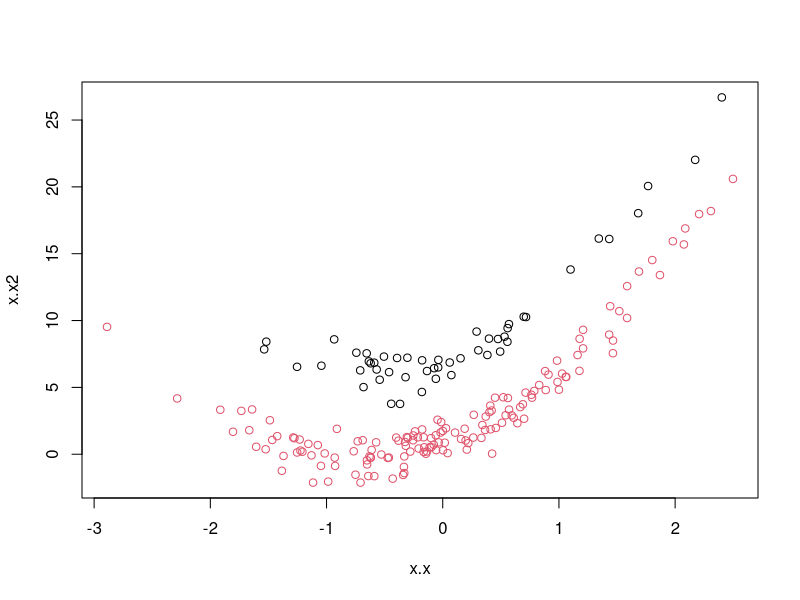

Generate this figure with R: (Note: this script raises an error after producing the figure.)

set.seed(1)
class = sample(100,50)
x = rnorm(200)
x2 = 2*x^2 + 3*x + 4 + rnorm(200)
x2[class]=x2[class]+3
x2[-class]=x2[-class]-3
y=rep(0,200)
y[class]=1
y[-class]=2
dat = data.frame(x=cbind(x,x2),y=as.factor(y))
plot(dat[,-3],col=y)

train = sample(200,100)

#linear kernel
svmfit.l = svm(y~.,data=dat[train,],kernel="linear",cost=10)
plot(svmfit.l,dat[train,])

#polynomial kernel
svmfit.p = svm(y~.,data=dat[train,],kernel="polynomial",cost=3)
plot(svmfit.p,dat[train,])

#radial kernel
svmfit.r = svm(y~.,data=dat[train,],kernel="radial",cost=10)
plot(svmfit.r,dat[train,])

#linear kernel
pred = predict(svmfit.l,newdata=dat[-train,])
table(pred,dat[-train,]$y)

#polynomial kernel
pred=predict(svmfit.p,newdata=dat[-train,])
table(pred,dat[-train,]$y)

#radial kernel
pred=predict(svmfit.r,newdata=dat[-train,])
table(pred,dat[-train,]$y)


